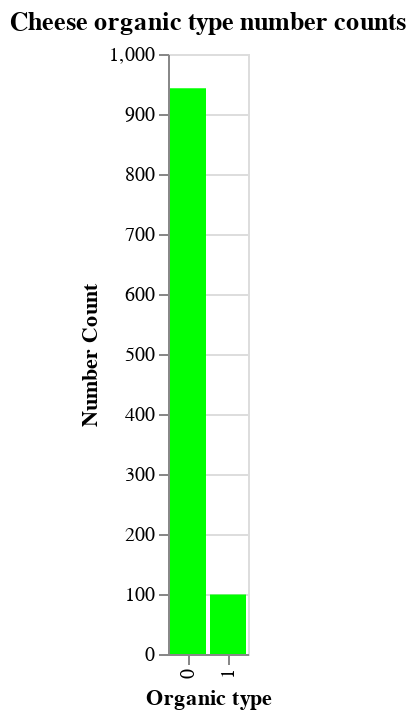

The notebook cell this image was saved under:
### Markdown cell above
Let us plot the binary feature

### Code cell
#Figure 7:Cheese organic type number counts
plot_chart7 = plot_value_counts(cheese_df, 'Organic', color='lime', title="Cheese organic type number counts",
                               x_title='Organic type')
plot_chart7

### Figure 1 — Vega-Lite specification as saved in the notebook (floating-point values rounded to 4 significant figures)
{"config": {"view": {"continuousWidth": 400, "continuousHeight": 300}}, "data": {"name": "data-8d184f68260419d0855165f590e27bba"}, "mark": {"type": "bar", "color": "lime"}, "encoding": {"x": {"type": "nominal", "field": "Organic", "sort": "-y", "title": "Organic type"}, "y": {"type": "quantitative", "field": "Count", "title": "Number Count"}}, "title": "Cheese organic type number counts", "$schema": "https://vega.github.io/schema/vega-lite/v4.8.1.json", "datasets": {"data-8d184f68260419d0855165f590e27bba": [{"Organic": 0, "Count": 943}, {"Organic": 1, "Count": 99}]}}
